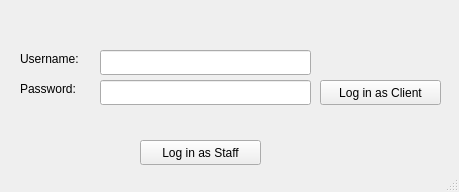
<?xml version="1.0" encoding="UTF-8"?>
<ui version="4.0">
 <class>Login</class>
 <widget class="QMainWindow" name="Login">
  <property name="geometry">
   <rect>
    <x>0</x>
    <y>0</y>
    <width>459</width>
    <height>192</height>
   </rect>
  </property>
  <property name="windowTitle">
   <string>MainWindow</string>
  </property>
  <widget class="QWidget" name="centralwidget">
   <widget class="QPushButton" name="staffBtn">
    <property name="geometry">
     <rect>
      <x>140</x>
      <y>140</y>
      <width>121</width>
      <height>25</height>
     </rect>
    </property>
    <property name="text">
     <string>Log in as Staff</string>
    </property>
   </widget>
   <widget class="QPushButton" name="clientBtn">
    <property name="geometry">
     <rect>
      <x>320</x>
      <y>80</y>
      <width>121</width>
      <height>25</height>
     </rect>
    </property>
    <property name="text">
     <string>Log in as Client</string>
    </property>
   </widget>
   <widget class="QLineEdit" name="userTxt">
    <property name="geometry">
     <rect>
      <x>100</x>
      <y>50</y>
      <width>211</width>
      <height>25</height>
     </rect>
    </property>
   </widget>
   <widget class="QLineEdit" name="passTxt">
    <property name="geometry">
     <rect>
      <x>100</x>
      <y>80</y>
      <width>211</width>
      <height>25</height>
     </rect>
    </property>
    <property name="placeholderText">
     <string/>
    </property>
   </widget>
   <widget class="QLabel" name="label">
    <property name="geometry">
     <rect>
      <x>20</x>
      <y>50</y>
      <width>81</width>
      <height>17</height>
     </rect>
    </property>
    <property name="text">
     <string>Username:</string>
    </property>
   </widget>
   <widget class="QLabel" name="label_2">
    <property name="geometry">
     <rect>
      <x>20</x>
      <y>80</y>
      <width>64</width>
      <height>17</height>
     </rect>
    </property>
    <property name="text">
     <string>Password:</string>
    </property>
   </widget>
  </widget>
  <widget class="QStatusBar" name="statusbar"/>
 </widget>
 <resources/>
 <connections/>
</ui>
